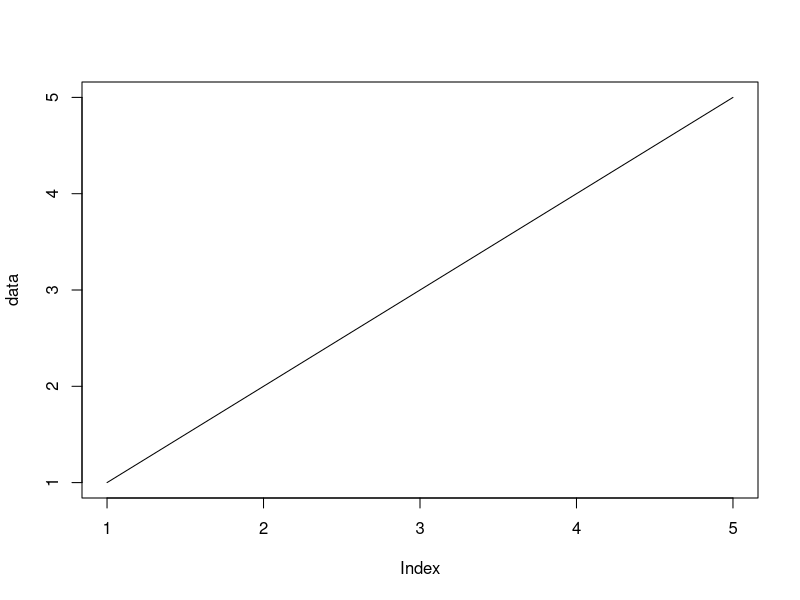
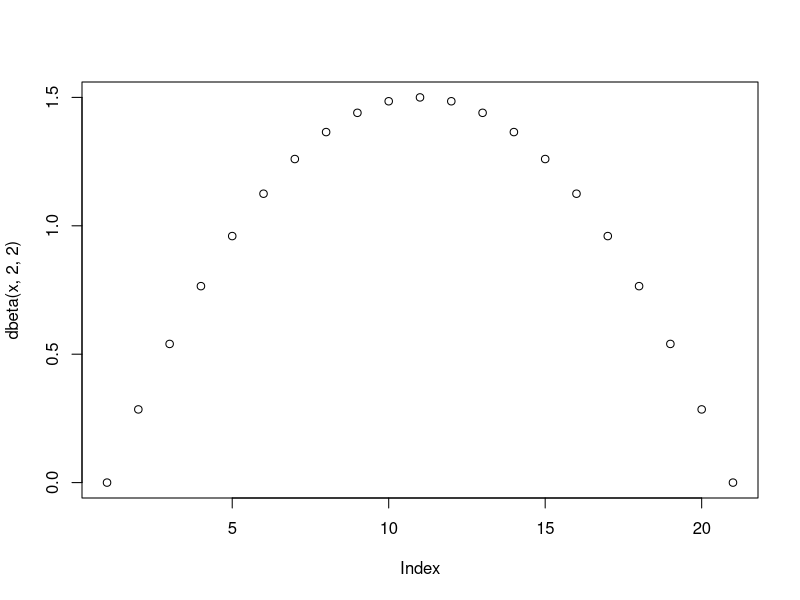
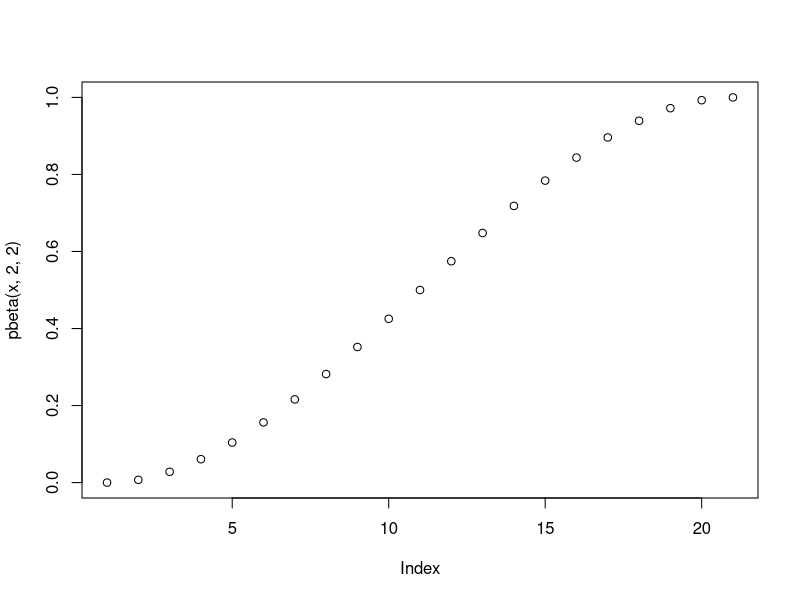
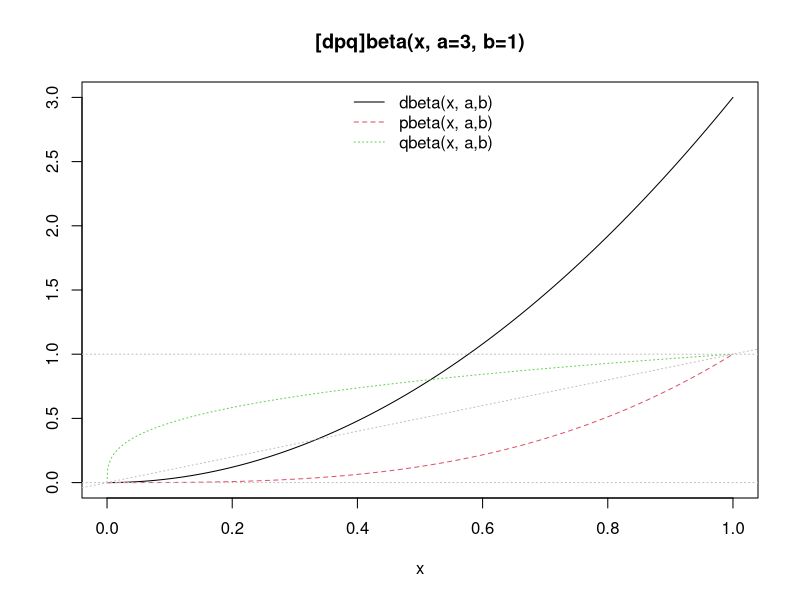
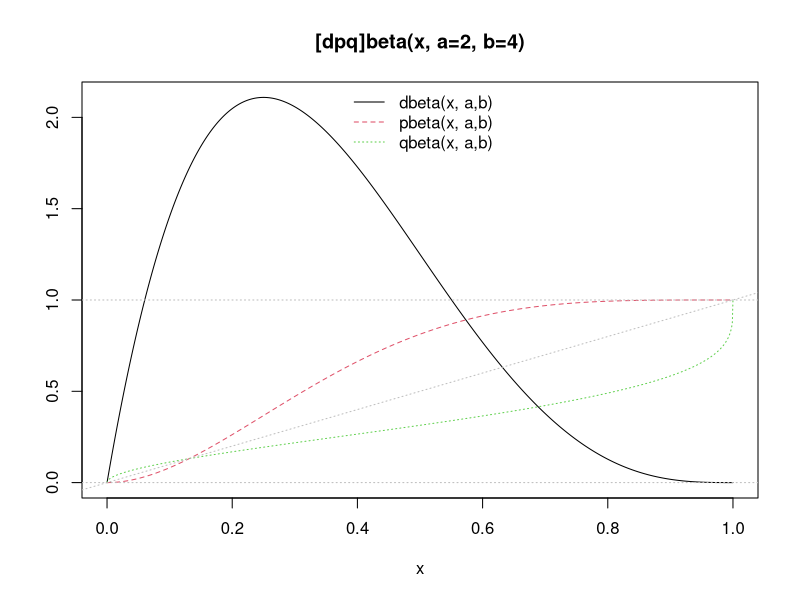
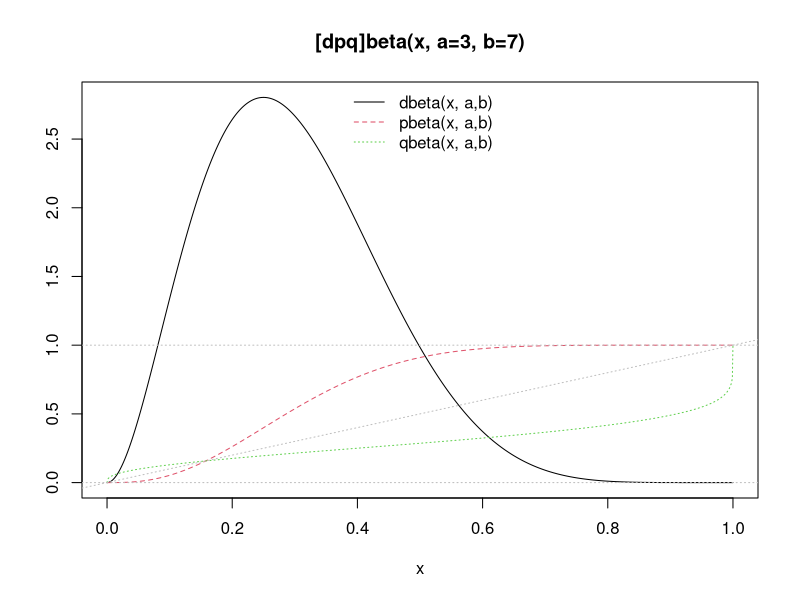
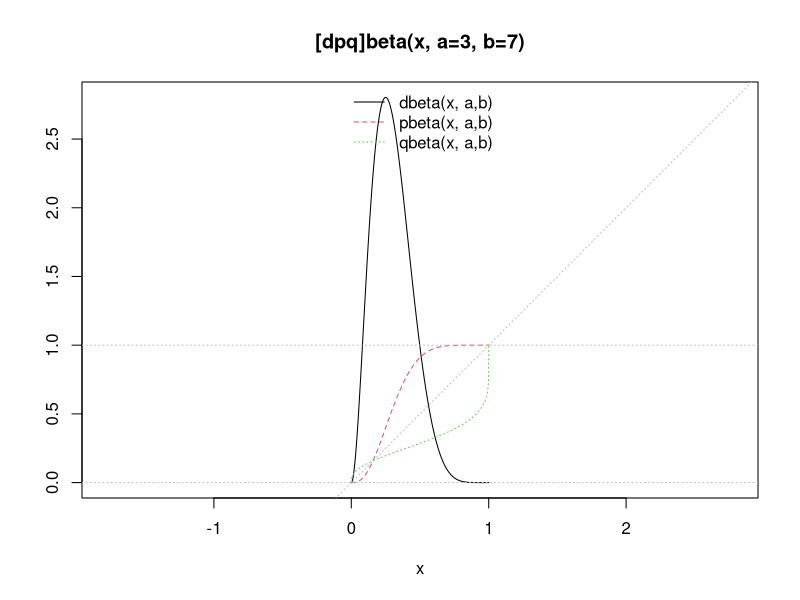
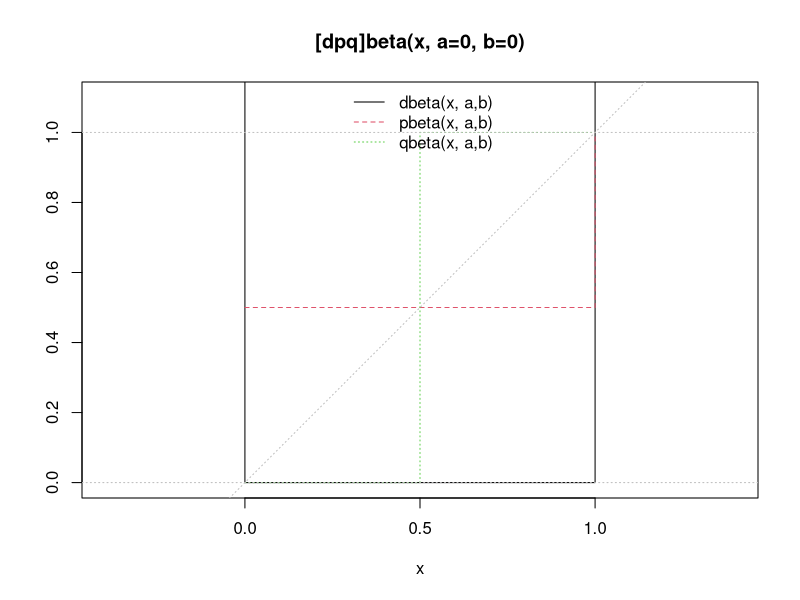

Write the R code that produced these figures, in order. (Note: this script raises an error after producing the figures.)

####TESTING RANDOM R features and syntax


#multiplying sections of lists
p <- 1:20
print(p)

q <- 1:5
print(q)

print(p*q)
print(p[2:6]*q)
print(p[1:4])

#updating variables in functions
x <- c(4, 6, 9, 10, 13, 15, 19)
x
i <- 11
x <- c(x[x < i], i, x[x >= i])
x
 

##getting a trending line with noise
data <- seq(1,5,)
print(data)
plot(data, type = "l")

returns <- function(x, y){
  return(x+y, x*y)
}

# a b <- returns(2,3)
# print(a)
## no must return list.

qnorm(0.2, 0, 1)



###Beta distribution in R
x <- seq(0, 1, length.out = 21)
print(x)
dbeta(x, 1, 1)
pbeta(x, 1, 1)
plot(dbeta(x,2,2))
plot(pbeta(x,2,2))

## Visualization, including limit cases:
pl.beta <- function(a,b, asp = if(isLim) 1, ylim = if(isLim) c(0,1.1)) {
  if(isLim <- a == 0 || b == 0 || a == Inf || b == Inf) {
    eps <- 1e-10
    x <- c(0, eps, (1:7)/16, 1/2+c(-eps,0,eps), (9:15)/16, 1-eps, 1)
  } else {
    x <- seq(0, 1, length.out = 1025)
  }
  fx <- cbind(dbeta(x, a,b), pbeta(x, a,b), qbeta(x, a,b))
  f <- fx; f[fx == Inf] <- 1e100
  matplot(x, f, ylab="", type="l", ylim=ylim, asp=asp,
          main = sprintf("[dpq]beta(x, a=%g, b=%g)", a,b))
  abline(0,1,     col="gray", lty=3)
  abline(h = 0:1, col="gray", lty=3)
  legend("top", paste0(c("d","p","q"), "beta(x, a,b)"),
         col=1:3, lty=1:3, bty = "n")
  invisible(cbind(x, fx))
}
pl.beta(3,1)

pl.beta(2, 4)
pl.beta(3, 7)
pl.beta(3, 7, asp=1)

pl.beta(0, 0)   ## point masses at  {0, 1}

pl.beta(0, 2)   ## point mass at 0 ; the same as
pl.beta(1, Inf)

pl.beta(Inf, 2) ## point mass at 1 ; the same as
pl.beta(3, 0)

pl.beta(Inf, Inf)# point mass at 1/2

# is += a thing in R
e <- 1
e
e = +1
e
#Conclusion. No. 

f <- 1
e&&f



varcount <- rep(0,4)
varcount[1] = 2
varcount[4] = 4
varcount
sum(varcount)
if ((varcount[1] + varcount[4])/10 > 0.6){
  print("greater")
} else {
  print("not")
}

min(4,5)

###Testing passing blank variable
blankFunction <- function(var1, var2 = TRUE){
  if (var1 & var2) {
    return("both true")
  }
  else return("not both true")
}
blankFunction(TRUE)
blankFunction(FALSE, FALSE)
blankFunction(FALSE)
blankFunction(TRUE, TRUE)


##Testing how well global variables work within a function. 
# 
# globalFunction <- function(data, var1, var2){
#   
# }


select <- seq(1:10)
select
select <- select[-1]
select



# Creating the Sequence
gfg = seq(0,1, by=0.1)

# Case 3
plot(gfg, dbeta(gfg, 2,2), xlab = "X",
     ylab = "Beta Density", type = "l",
     col = "Red")


# The Beta Distribution
plr.data <- data.frame(
  player_avg <- c(seq(0, 1, length.out=1000)),
  stringsAsFactors = FALSE
)

# Print the data frame.           
print(plr.data)
print(plr.data$player_avg)
by1 <- dbeta(plr.data$player_avg, shape1 = 5, shape2 = 8)
par(mar = rep(2,4))
plot(by1)


##################
###THIS IS HOW THE BETA DISTRIBUTION WORKS!!!###
######

mininterval <- 80 #minchange
maxinterval <- 150 #max(diff between changepoints)

mean <- 100 #seq(mininterval,maxinterval)
print(mean)
var <- 30

array <- c(103, 180)
mean <- mean(array)
var <- var(array)
mininterval <- min(array)
maxinterval <- max(array)

bmean <- (mean-mininterval)/(maxinterval-mininterval)
bvar <- (var)/((maxinterval-mininterval)^2)
a <- bmean * (((bmean*(1 - bmean))/bvar) - 2)
b <- (1 - bmean)*(((bmean*(1 - bmean))/bvar) - 1)
mean
var
a
b
# Cummilative distribution function
centre <- qbeta(0.5, a, b)
by2 <- pbeta(seq(0, 1, length.out=(mean/centre)), shape1 = a, shape2 = b)
# max(by2)
#par(mar = rep(2,4))
par(mfrow=c(1,1))
plot(by2)
locator()

par(mfrow=c(2,2))
plot(getG(1000, 0.01), main="First 1000 points of geom(0.01)")
plot(getG(100, 0.01), main="First 100 points of geom(0.01)")
plot(pbeta(seq(0, 1, length.out=1000), shape1 = a, shape2 = b), main="1000 points of beta")
plot(pbeta(seq(0, 1, length.out=100), shape1 = a, shape2 = b), main="1000 points of beta")

# Inverse Cummilative distribution function
by3 <- qbeta(seq(0, 1, length.out=maxinterval*4), shape1 = a, shape2 = b)
par(mar = rep(2,4))
plot(by3)

b4 <- rbeta(plr.data$player_avg, shape1 = a, shape2 = b)
par(mar = rep(2,4))
plot(density(b4), main = "Rbeta Plot")

array <- c(103, 180)
mean(array)
var(array)
#var((20))

naCheck <- NA
is.na(naCheck)
is.na(array)